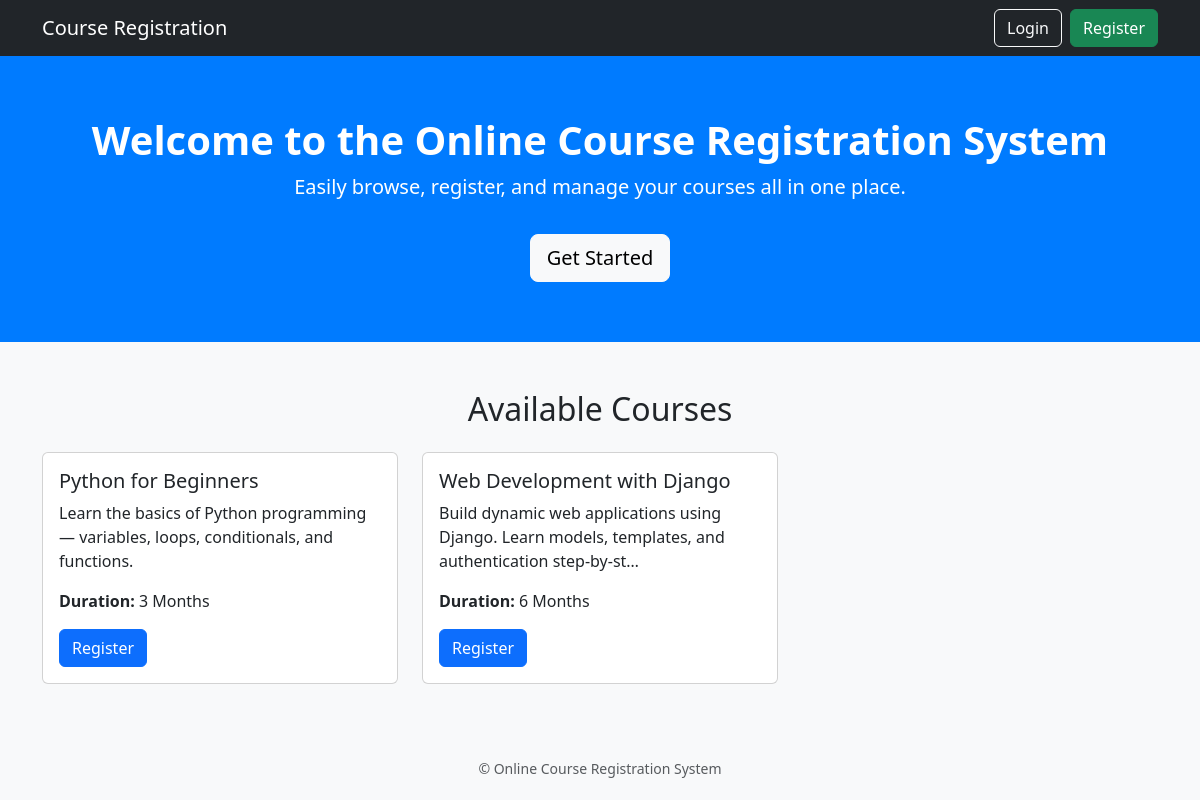
The app's page /, older data.
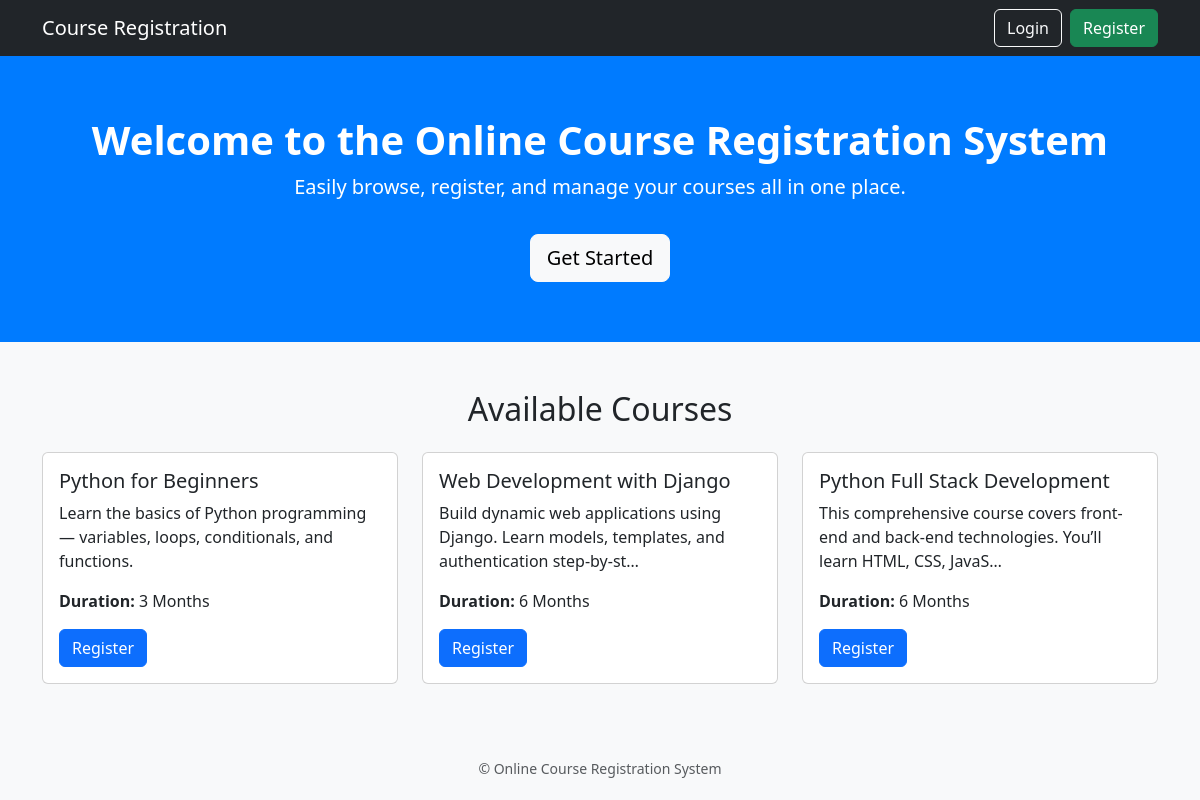
The same page, newer data.
### course_app/models.py (models this page shows, shortened)
class Course(models.Model):
    DURATION_CHOICE = [
        ('1 Month', '1 Month'),
        ('3 Months', '3 Months'),
        ('6 Months', '6 Months'),
    ]
    course_name = models.CharField(max_length=100)
    duration = models.CharField(max_length=20,choices=DURATION_CHOICE)
    description = models.TextField()
    course_image = models.ImageField(upload_to='course_images/', blank=True, null=True)

### course_app/views.py (the view)
# urls.py: path('', views.index, name='index'),
def index(request):
    courses = Course.objects.all()[:3]
    return render(request, 'index.html', {'courses': courses})

### course_app/templates/index.html (shortened to what this page needs)
{% load static %}
<!DOCTYPE html>
<html lang="en">
<head>
  <link href="https://cdn.jsdelivr.net/npm/bootstrap@5.3.2/dist/css/bootstrap.min.css" rel="stylesheet">
</head>
<body>
  <nav class="navbar navbar-expand-lg navbar-dark bg-dark">
    <div class="container">
      <a class="navbar-brand" href="#">Course Registration</a>
      <div class="d-flex">
        {% if user.is_authenticated %}
          <span class="navbar-text text-light me-3">
            Hello, {{ user.username }}!
          </span>
          {% if user.is_superuser %}
            <a href="{% url 'admin_dashboard' %}" class="btn btn-warning me-2">Admin Dashboard</a>
          {% else %}
            <a href="{% url 'student_dashboard' %}" class="btn btn-primary me-2">Student Dashboard</a>
          {% endif %}
          <a href="{% url 'logout' %}" class="btn btn-outline-light">Logout</a>
        {% else %}
          <a href="{% url 'login' %}" class="btn btn-outline-light me-2">Login</a>
          <a href="{% url 'register' %}" class="btn btn-success">Register</a>
        {% endif %}
      </div>
    </div>
  </nav>
  <div class="hero">
    <div class="container">
      <h1>Welcome to the Online Course Registration System</h1>
      <p class="lead">Easily browse, register, and manage your courses all in one place.</p>
      {% if not user.is_authenticated %}
        <a href="{% url 'register' %}" class="btn btn-light btn-lg mt-3">Get Started</a>
      {% endif %}
    </div>
  </div>
  <div class="container mt-5">
  <h2 class="text-center mb-4">Available Courses</h2>
  <div class="row">
    {% for course in courses %}
      <div class="col-md-4 mb-4">
        <div class="card h-100">
          <div class="card-body">
            <h5 class="card-title">{{ course.course_name }}</h5>
            <p class="card-text">{{ course.description|truncatechars:100 }}</p>
            <p><strong>Duration:</strong> {{ course.get_duration_display }}</p>
            {% if user.is_authenticated %}
              <a href="{% url 'register_course' course.id %}" class="btn btn-success">Register</a>
            {% else %}
              <a href="{% url 'login' %}" class="btn btn-primary">Register</a>
            {% endif %}
          </div>
        </div>
      </div>
    {% empty %}
      <p class="text-center text-muted">No courses available right now.</p>
    {% endfor %}
  </div>
</div>
  <footer class="text-center mt-5 mb-3 text-muted">
    <small>© {{ now|date:"Y" }} Online Course Registration System</small>
  </footer>
</body>
</html>

Row changes from the older to the newer data that the page shows:
added Course: course_name "Python Full Stack Development", description "This comprehensive course covers front-end and back-end technologies. You’ll learn HTML, CSS, JavaS…", duration "6 Months"
